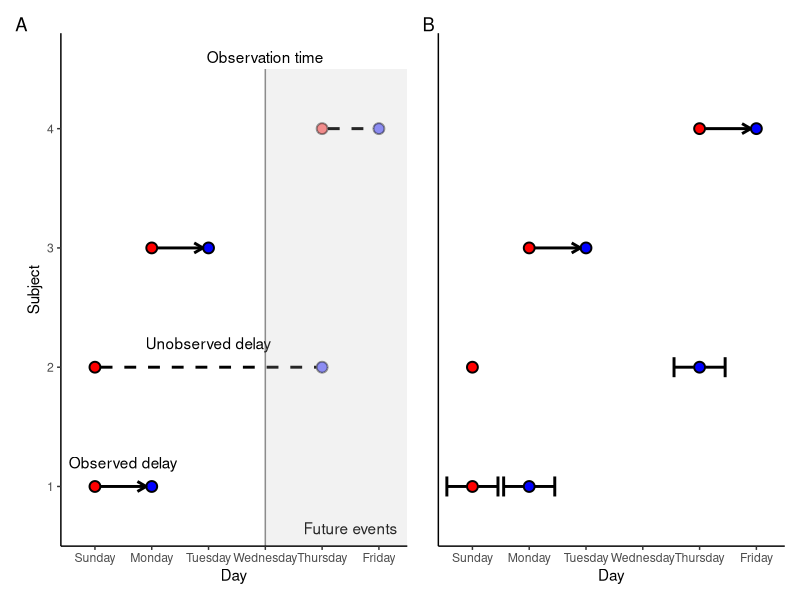

Source code (R):
library(ggplot2)
library(patchwork)

epsilon <- 0.1

generate_base_plot <- function(future = FALSE) {

  future_alpha <- ifelse(future, 0.5, 1)
  base_plot <- ggplot(NULL) +
    geom_point(aes(0, 0), size = 3, shape = 21, fill = "red", stroke = 1) +
    geom_point(aes(1, 0), size = 3, shape = 21, fill = "blue", stroke = 1) +
    geom_point(aes(0, 0.1), size = 3, shape = 21, fill = "red", stroke = 1) +
    geom_point(
      aes(4, 0.1), size = 3, shape = 21, fill = "blue", stroke = 1,
      alpha = future_alpha 
    ) +
    geom_point(aes(1, 0.2), size = 3, shape = 21, fill = "red", stroke = 1) +
    geom_point(aes(2, 0.2), size = 3, shape = 21, fill = "blue", stroke = 1) +
    geom_point(
      aes(4, 0.3), size = 3, shape = 21, fill = "red", stroke = 1,
      alpha = future_alpha 
    ) +
    geom_point(
      aes(5, 0.3), size = 3, shape = 21, fill = "blue", stroke = 1,
      alpha = future_alpha
    ) +
    scale_x_continuous("Day",
      limits = c(-0.6, 5.5),
      expand = c(0, 0),
      breaks = 0:5,
      labels = c(
        "Sunday", "Monday", "Tuesday", "Wednesday", "Thursday", "Friday"
      )
    ) +
    scale_y_continuous("Subject",
      breaks = c(0, 0.1, 0.2, 0.3),
      labels = c(1, 2, 3, 4),
      limits = c(-0.05, 0.38),
      expand = c(0, 0)
    ) +
    theme_bw() +
    theme(
      panel.grid = element_blank(),
      panel.border = element_blank(),
      axis.line = element_line()
    )
  return(base_plot)
}

add_arrow <- function(plot, y, ends, angle=30, lty=1, length=0.1, ...) {
  plot <- plot + 
    geom_segment(
      aes(..., y = y, yend = y),
      arrow = arrow(length = unit(length, "inches"), ends = ends, angle=angle), lwd = 1, lty=lty
    )
  return(plot)
}

truncation <- generate_base_plot(future = TRUE) |>
  add_arrow(x=0.1, y=0, xend=0.9, ends="last") |>
  add_arrow(x=1.1, y=0.2, xend=1.9, ends="last") |>
  add_arrow(x=0.1, y=0.1, xend=3.9, ends="last", lty=2, length=0) |>
  add_arrow(x=4.1, y=0.3, xend=4.9, ends="last", lty=2, length=0) +
  geom_segment(aes(3, -0.05, xend = 3, yend = 0.35), lty = 1, col = "gray50") +
  annotate("text", x = 0.5, y = 0.01, label = "Observed delay", vjust = -0.5) +
  annotate("text", x = 2, y = 0.11, label = "Unobserved delay", vjust = -0.5) + ## not-yet-observed? unobserved just sounds like a bad sample
  annotate("text", x = 3, y = 0.35, label = "Observation time", vjust = -0.5) +
  annotate("text", x = 4.5, y = -0.05, label = "Future events", vjust = -1) +
  geom_rect(
    aes(xmin = 3, ymin = -0.05, xmax = 5.5, ymax = 0.35), fill = "gray",
    alpha = 0.2
  )

censoring <- generate_base_plot(future = FALSE) |>
  add_arrow(x=-0.45, y = 0, xend = -.1, ends = "first", angle=90) |>
  add_arrow(x=0.1, y = 0, xend = 0.45, ends = "last", angle=90) |>
  add_arrow(x=0.55, y = 0, xend = 0.9, ends = "first", angle=90) |>
  add_arrow(x=1.1, y = 0, xend = 1.45, ends = "last", angle=90) |>
  # add_arrow(x=-0.45, y = 0.1, xend = -.1, ends = "first", angle=90, lty=2) |>
  # add_arrow(x=0.1, y = 0.1, xend = 3.45, ends = "last", angle=90) |>
  add_arrow(x=3.55, y = 0.1, xend = 3.9, ends = "first", angle=90) |>
  add_arrow(x=4.1, y = 0.1, xend = 4.45, ends = "last", angle=90) |>
  add_arrow(x=1.1, y = 0.2, xend = 1.9, ends = "last", angle=30) |>
  add_arrow(x=4.1, y = 0.3, xend = 4.9, ends = "last", angle=30) +
  theme(
    panel.grid = element_blank(),
    panel.border = element_blank(),
    axis.line.x = element_line(),
    axis.title.y = element_blank(),
    axis.text.y = element_blank(),
    axis.ticks.y = element_blank()
  )

p <- truncation + censoring +
 plot_layout(nrow = 1) +
 plot_annotation(tag_levels = "A")

ggsave("figures/schematic.png", p, width = 9, height = 4)
